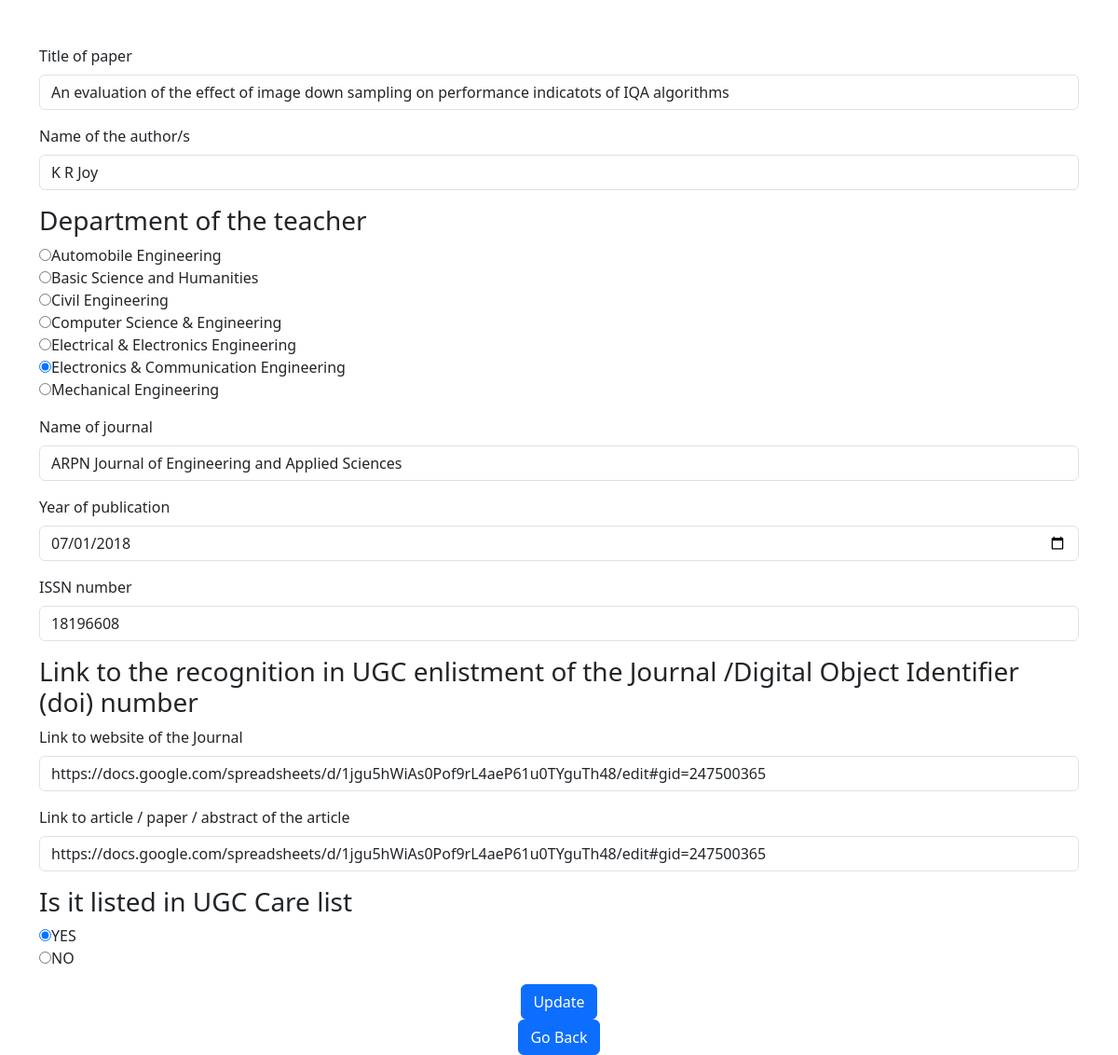
/edit331/12, run on the app's committed database.
### View/models.py (models this page shows)
class Details3_3_1(models.Model):
    Title_of_paper = models.CharField(max_length=200)
    Name_of_the_authors = models.CharField(max_length=200)
    Department_of_the_teacher = models.CharField(max_length=60, choices=(("Automobile Engineering", "Automobile Engineering"), ("Basic Science and Humanities", "Basic Science and Humanities"), ("Civil Engineering", "Civil Engineering"), ("Computer Science & Engineering", "Computer Science & Engineering"), ("Electrical & Electronics Engineering", "Electrical & Electronics Engineering"), ("Electronics & Communication Engineering", "Electronics & Communication Engineering"), ("Mechanical Engineering", "Mechanical Engineering")))
    Name_of_journal = models.CharField(max_length=200)
    Year_of_publication = models.DateField(default=0)
    ISSN_number = models.IntegerField(default=0)
    Link_to_website_of_the_Journal = models.URLField(default=None)
    Link_to_article_paper_abstract_of_the_article = models.URLField(default=None)
    Is_it_listed_in_UGC_Care_list = models.CharField(max_length=5, choices=(("YES", "YES"), ("NO", "NO")))
    Uploaded_by = models.CharField(max_length=50)

### View/views.py (the view, shortened to what this page needs)
# urls.py: path('edit331/<int:id>', views.edit331, name='331edit'),
def edit331(request, id):
    d331 = Details3_3_1.objects.get(id=id)
    return render(request,'View/331edit.html',{'d331' : d331})

### View/Templates/View/331edit.html (shortened to what this page needs)
<!DOCTYPE html>
<html lang="en">
<head>
        <link href="https://cdn.jsdelivr.net/npm/bootstrap@5.3.0-alpha1/dist/css/bootstrap.min.css" rel="stylesheet">
</head>
<body>
<div class="container mt-5">
<form method="POST">
<div class="mb-3">
  <label for="Title of paper" class="form-label">Title of paper</label>
  <input type="text" class="form-control" id="Title of paper" name="Title_of_paper" value="{{ d331.Title_of_paper }}">
</div>
<div class="mb-3">
  <label for="Name of the author/s" class="form-label">Name of the author/s</label>
  <input type="text" class="form-control" id="Name of the author/s" name="Name_of_the_author/s" value="{{ d331.Name_of_the_authors }}">
</div>
<div class="mb-3">
    <h3>Department of the teacher</h3>
        <input type="radio" id="Automobile Engineering" name="radiobutton3.2.2"  value="Automobile Engineering" {% if d331.Department_of_the_teacher == "Automobile Engineering" %}checked{% endif %}>Automobile Engineering<br>
    <input type="radio" id="Basic Science and Humanities" name="radiobutton3.2.2" value="Basic Science and Humanities" >Basic Science and Humanities<br>
    <input type="radio" id="Civil Engineering" name="radiobutton3.2.2" value="Civil Engineering" {% if d331.Department_of_the_teacher == "Civil Engineering" %}checked{% endif %}>Civil Engineering<br>
        <input type="radio" id="Computer Science & Engineering" name="radiobutton3.2.2"  value="Computer Science & Engineering" >Computer Science & Engineering<br>
    <input type="radio" id="Electrical & Electronics Engineering" name="radiobutton3.2.2" value="Electrical & Electronics Engineering" >Electrical & Electronics Engineering<br>
        <input type="radio" id="Electronics & Communication Engineering" name="radiobutton3.2.2"  value="Electronics & Communication Engineering" {% if d331.Department_of_the_teacher == "Electronics & Communication Engineering" %}checked{% endif %}>Electronics & Communication Engineering<br>
    <input type="radio" id="Mechanical Engineering" name="radiobutton3.2.2"  value="Mechanical Engineering" {% if d331.Department_of_the_teacher == "Mechanical Engineering" %}checked{% endif %}>Mechanical Engineering<br>
</div>
<div class="mb-3">
  <label for="Name of journal" class="form-label">Name of journal</label>
  <input type="text" class="form-control" id="DDepartment of the teacher" name="Name_of_journal" value="{{ d331.Name_of_journal }}">
</div>
<div class="mb-3">
  <label for="Year of publication" class="form-label">Year of publication</label>
  <input type="date" class="form-control" id="Year of publication" name="Year_of_publication" value="{{ d331.Year_of_publication|date:'Y-m-d'  }}">
</div>
<div class="mb-3">
  <label for="ISSN number" class="form-label">ISSN number</label>
  <input type="number" minlength="8" class="form-control" id="ISSN number" name="ISSN_number" value="{{ d331.ISSN_number }}">
</div>
<div class="mb-3">
    <h3>Link to the recognition in UGC enlistment of the Journal /Digital Object Identifier (doi) number</h3>
<div class="mb-3">
  <label for="Link to website of the Journal" class="form-label">Link to website of the Journal</label>
  <input type="url" class="form-control" id="Link to website of the Journal" name="Link_to_website_of_the_Journal" value="{{ d331.Link_to_website_of_the_Journal }}">
</div>
<div class="mb-3">
  <label for="Link to article / paper / abstract of the article" class="form-label">Link to article / paper / abstract of the article</label>
  <input type="url" class="form-control" id="Link to article / paper / abstract of the article" name="Link_to_article_paper_abstract_of_the_article" value="{{ d331.Link_to_article_paper_abstract_of_the_article }}">
</div>
</div>
<div class="mb-3">
<h3>Is it listed in UGC Care list</h3>
    <input type="radio" id="YES" name="radiobutton3.2.2.1" value="YES" {% if d331.Is_it_listed_in_UGC_Care_list == "YES" %}checked{% endif %}>YES<br>
        <input type="radio" id="NO" name="radiobutton3.2.2.1"  value="NO" {% if d331.Is_it_listed_in_UGC_Care_list == "NO" %}checked{% endif %}>NO<br>
</div>
<div class="col-md-12 text-center">
    <button type="submit" class="btn btn-primary">Update</button></div>
</form>
</div>
<div style="display: flex; justify-content: center;">
    <a class="btn btn-primary" href="{% url '331details' %}" role="button">Go Back</a>
</div>
</body>
</html>

### data on the page
Details3_3_1: Title_of_paper "An evaluation of the effect of image down sampling on performance indicatots of IQA algorithms", Name_of_the_authors "K R Joy", Department_of_the_teacher "☑", Name_of_journal "ARPN Journal of Engineering and Applied Sciences", Year_of_publication "07/01/2018", ISSN_number "18196608", Link_to_website_of_the_Journal "https://docs.google.com/spreadsheets/d/1jgu5hWiAs0Pof9rL4aeP61u0TYguTh48/edit#gid=247500365", Link_to_article_paper_abstract_of_the_article "https://docs.google.com/spreadsheets/d/1jgu5hWiAs0Pof9rL4aeP61u0TYguTh48/edit#gid=247500365", Is_it_listed_in_UGC_Care_list "☑"
